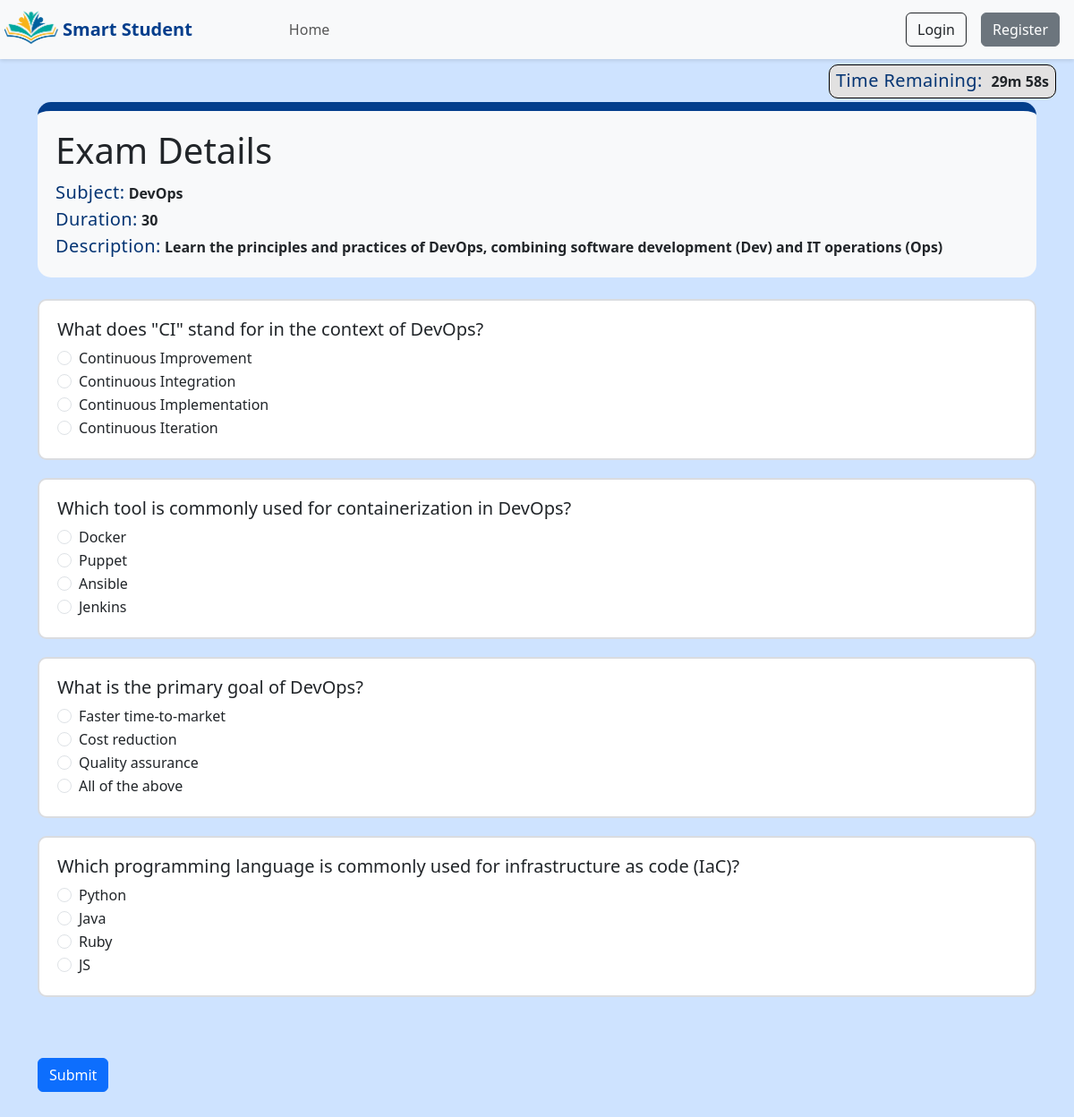
/examination/1/, run on the app's committed database.
### pages/models.py (models this page shows)
class Exam(models.Model):
    title = models.CharField(max_length=100)
    description = models.TextField()
    duration = models.IntegerField()
    teacher = models.ForeignKey(User, on_delete=models.CASCADE, related_name='exams')
    visibility = models.BooleanField(default=False)

class Question(models.Model):
    exam = models.ForeignKey(Exam, on_delete=models.CASCADE, related_name='questions')
    question= models.CharField(default ='', max_length=50)
    option1 = models.CharField(max_length=100)
    option2 = models.CharField(max_length=100)
    option3 = models.CharField(max_length=100)
    option4 = models.CharField(max_length=100)
    correct_answer = models.IntegerField()
    marks = models.IntegerField(default=1)

### pages/views.py (the view)
# urls.py: path('examination/<int:id>/', examination ,name='examination'),
def examination(request,id):
    exam = Exam.objects.get(id=id)
    questions=Question.objects.filter(exam_id=id)
    return render (request,'student/examination.html', {'exam':exam, 'questions':questions})

### pages/templates/student/examination.html (shortened to what this page needs)
<html>
    <head>
         {% load bootstrap5 %}
  {% bootstrap_css %}
  {% load static %}
  <link rel="stylesheet" href="{% static 'pages/css/global.css' %}">
    </head>
    <body>
        {% include 'navbar.html' %}
        <div class="examination-container py-4">
            <div class="container">
                <form method="post" id="exam-form" action="{% url 'submit_exam' exam_id=exam.id %}" >
                    <div class="exam-intro my-4">
                        <h1>Exam Details</h1>
                        <div>
                            <label for="title" class="list-labels">Subject:</label>
                            <label class="fw-bold" for="title">{{ exam.title }}</label>
                        </div>
                        <div>
                            <label for="title" class="list-labels">Duration:</label>
                            <label class="fw-bold" for="title">{{ exam.duration }}</label>
                        </div>
                        <div>
                            <label for="Description" class="list-labels">Description:</label>
                            <label class="fw-bold" for="Description">{{ exam.description }}</label>
                        </div>
                    </div>
                    <div class="text-end timer-container">
                        <span class='timer'>
                        <label for="duration" class="list-labels">Time Remaining:</label>
                        <label for="title" id="time-left" class="duration">{{ exam.duration }} Minutes</label>
                        </span>
                    </div>
                    <div class="quiz-container">
                        {% for question in questions %}
                        <div class="question">
                            <h5>{{ question.question }}</h5>
                            <div class="form-check">
                                <input class="form-check-input" type="radio" name="question_{{ question.id }}" id="option1" value="1">
                                <label class="form-check-label" for="option1">{{ question.option1 }}</label>
                            </div>
                            <div class="form-check">
                                <input class="form-check-input" type="radio" name="question_{{ question.id }}" id="option2" value="2">
                                <label class="form-check-label" for="option2">{{ question.option2 }}</label>
                            </div>
                            <div class="form-check">
                                <input class="form-check-input" type="radio" name="question_{{ question.id }}" id="option3" value="3">
                                <label class="form-check-label" for="option3">{{ question.option3 }}</label>
                            </div>
                            <div class="form-check">
                                <input class="form-check-input" type="radio" name="question_{{ question.id }}" id="option4" value="4">
                                <label class="form-check-label" for="option4">{{ question.option4 }}</label>
                            </div>
                        </div>
                        {% endfor %}
                    </div>
                    <button type="submit" class="btn btn-primary my-5">Submit</button>
                </form>
            </div>
        </div>
    </body>
</html>

### pages/static/pages/css/global.css (style rules this page uses)
.list-labels { font-size: 20px; color: #043473; font-weight: 500; letter-spacing: 0.4px; }
.duration { font-weight: 700; }
.timer { border: 1px solid black; border-radius: 10px; padding: 7px; background-color: #e2e1e1; }
.timer-container { position: fixed; right: 20px; top: 75px; }
.duration { min-width: 70px }
.question { border: 2px solid rgb(218,220,224); margin-bottom: 20px; padding: 20px; border-radius: 10px; background-color: white; }
.examination-container { background-color: #cee3ff; }
.exam-intro { padding: 20px; border-radius: 15px; background-color: #f8f9fa; border-top: 10px solid #033e8c; }

### data on the page
Exam: title "DevOps", duration "30", description "Learn the principles and practices of DevOps, combining software development (Dev) and IT operations (Ops)"
Question: question "What does \"CI\" stand for in the context of DevOps?", option1 "Continuous Improvement", option2 "Continuous Integration", option3 "Continuous Implementation", option4 "Continuous Iteration"
Question: question "Which tool is commonly used for containerization in DevOps?", option1 "Docker", option2 "Puppet", option3 "Ansible", option4 "Jenkins"
Question: question "What is the primary goal of DevOps?", option1 "Faster time-to-market", option2 "Cost reduction", option3 "Quality assurance", option4 "All of the above"
Question: question "Which programming language is commonly used for infrastructure as code (IaC)?", option1 "Python", option2 "Java", option3 "Ruby", option4 "JS"
